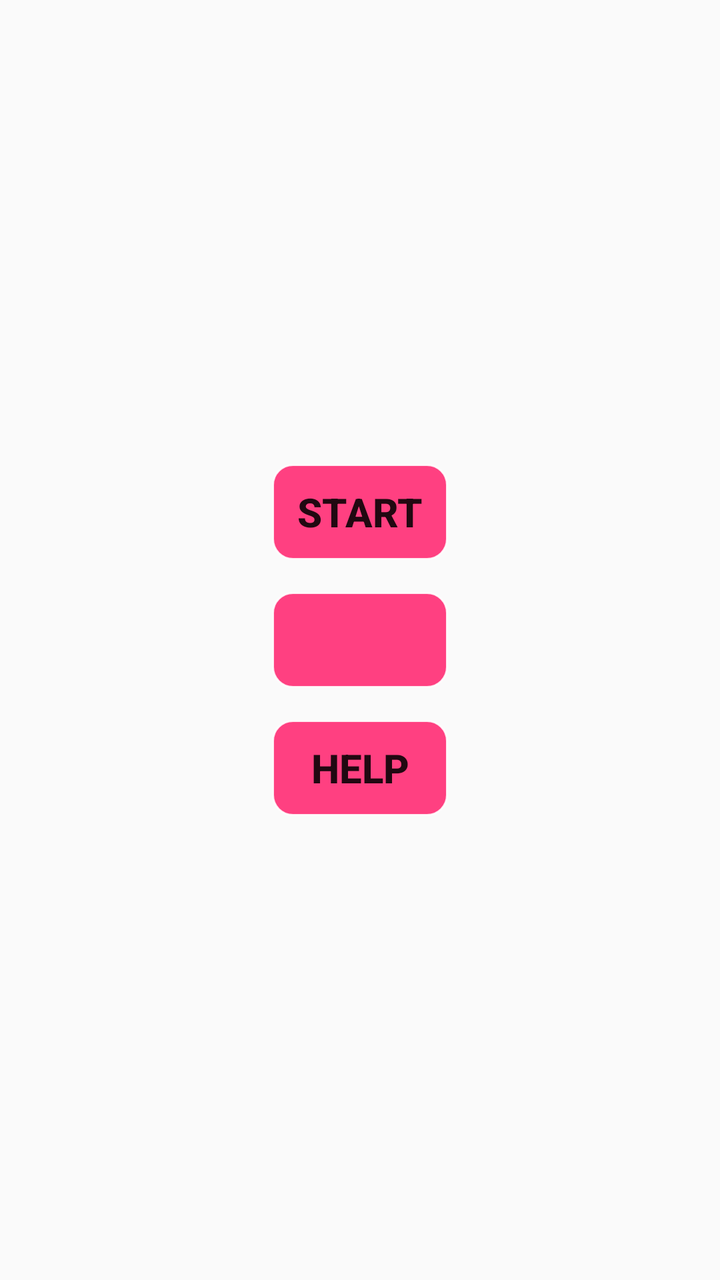
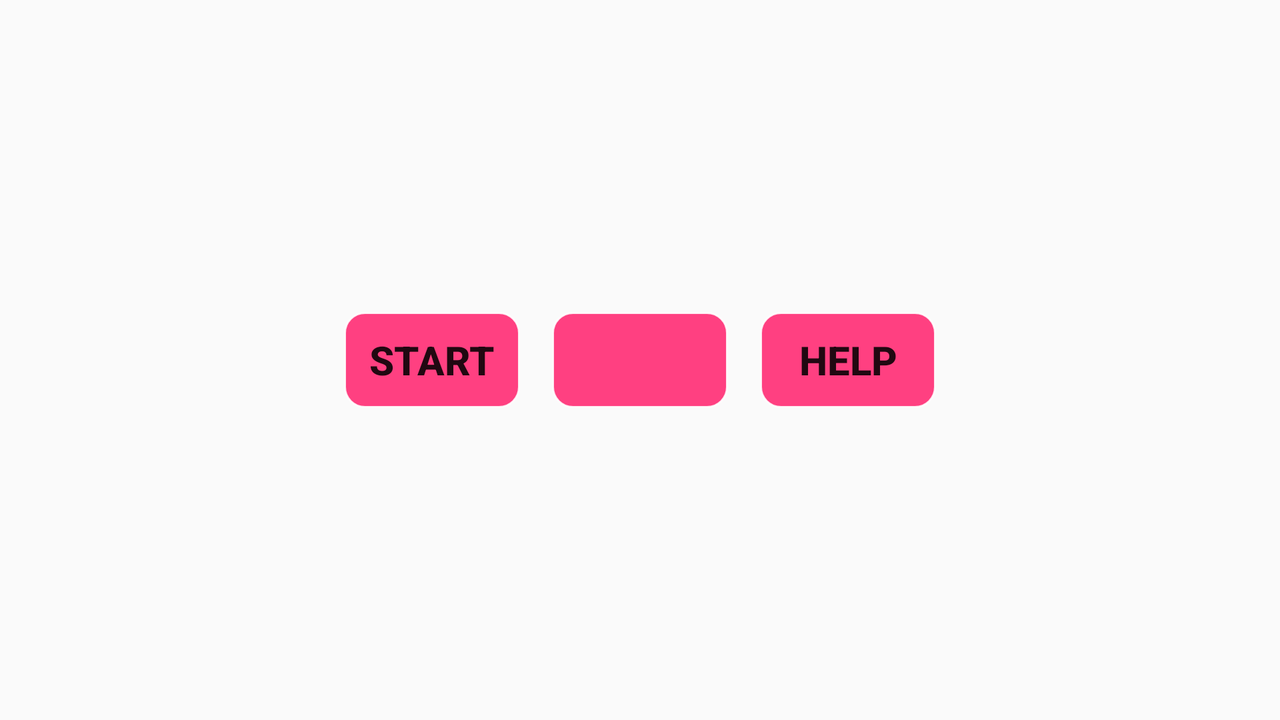

First picture: res/layout/ on a phone held upright. Second picture: the repository's own variant of that layout, on a device whose configuration matches the variant's folder. Source for both follows.
<!-- AndroidManifest.xml: application theme AppTheme -->
<!-- res/layout/menu.xml -->
<?xml version="1.0" encoding="utf-8"?>
<RelativeLayout xmlns:android="http://schemas.android.com/apk/res/android"
    android:orientation="vertical" android:layout_width="match_parent"
    android:layout_height="match_parent">
    <Button
        android:id="@+id/start_button"
        style="@style/MenuButton"
        android:layout_width="wrap_content"
        android:layout_height="wrap_content"
        android:layout_above="@+id/size_button"
        android:layout_centerHorizontal="true"
        android:background="@drawable/round_btn_selector"
        android:text="@string/start" />

    <Button
        android:id="@+id/size_button"
        style="@style/MenuButton"
        android:layout_width="wrap_content"
        android:layout_height="wrap_content"
        android:layout_centerInParent="true"
        android:layout_margin="@dimen/menu_item_margin"
        android:background="@drawable/round_btn_selector" />

    <Button
        android:id="@+id/help_button"
        style="@style/MenuButton"
        android:layout_width="wrap_content"
        android:layout_height="wrap_content"
        android:layout_below="@+id/size_button"
        android:layout_centerHorizontal="true"
        android:layout_centerInParent="true"
        android:background="@drawable/round_btn_selector"
        android:text="@string/help" />
</RelativeLayout>
<!-- resources referenced by this layout -->
<resources>
  <dimen name="menu_item_margin">16dp</dimen>
  <!-- drawable round_btn_selector (drawable) -->
  <?xml version="1.0" encoding="utf-8"?>
  <selector xmlns:android="http://schemas.android.com/apk/res/android">
  
      
      <item android:drawable="@drawable/round_bg_green" android:state_pressed="false" android:state_selected="false"/>
      <item android:drawable="@drawable/round_bg_orange" android:state_pressed="true"/>
      <item android:drawable="@drawable/round_bg_yellow" android:state_pressed="false" android:state_selected="true"/>
  
  </selector>
  <string name="help">HELP</string>
  <string name="start">START</string>
  <style name="MenuButton">
          <item name="android:textSize">@dimen/splash_menu_size</item>
          <item name="android:textStyle">bold</item>
      </style>
  <style name="AppTheme" parent="Theme.AppCompat.Light.DarkActionBar">
          
          <item name="colorPrimary">@color/colorPrimary</item>
          <item name="colorPrimaryDark">@color/colorPrimaryDark</item>
          <item name="colorAccent">@color/colorAccent</item>
      </style>
  <!-- drawable round_bg_green (drawable) -->
  <?xml version="1.0" encoding="utf-8"?>
  <shape xmlns:android="http://schemas.android.com/apk/res/android"
      android:padding="10dp"
      android:shape="rectangle" >
  
      
      <solid android:color="@color/colorAccent" />
      <stroke android:color="@color/colorTileBorder"
          android:width="1dp"/>
  
      <corners
          android:bottomLeftRadius="10dp"
          android:bottomRightRadius="10dp"
          android:topLeftRadius="10dp"
          android:topRightRadius="10dp" />
  
  
  
  
  
  
  
  </shape>
  <!-- drawable round_bg_orange (drawable) -->
  <?xml version="1.0" encoding="utf-8"?>
  <shape xmlns:android="http://schemas.android.com/apk/res/android"
      android:padding="10dp"
      android:shape="rectangle" >
  
      
      <solid android:color="#D0FFC445" />
      <stroke android:color="@color/colorTileBorder"
          android:width="1dp"/>
      <corners
          android:bottomLeftRadius="10dp"
          android:bottomRightRadius="10dp"
          android:topLeftRadius="10dp"
          android:topRightRadius="10dp" />
  
  
  
  
  
  
  
  </shape>
  <!-- drawable round_bg_yellow (drawable) -->
  <?xml version="1.0" encoding="utf-8"?>
  <shape xmlns:android="http://schemas.android.com/apk/res/android"
      android:padding="10dp"
      android:shape="rectangle" >
  
      
      <solid android:color="#F0ffff00" />
      <stroke android:color="@color/colorTileBorder"
          android:width="1dp"/>
      <corners
          android:bottomLeftRadius="10dp"
          android:bottomRightRadius="10dp"
          android:topLeftRadius="10dp"
          android:topRightRadius="10dp" />
  
  
  
  
  
  
  
  </shape>
  <dimen name="splash_menu_size">20sp</dimen>
  <color name="colorPrimary">#3F51B5</color>
  <color name="colorPrimaryDark">#303F9F</color>
  <color name="colorAccent">#FF4081</color>
  <color name="colorTileBorder">#E0FFFFFF</color>
</resources>
<!-- res/layout-land/menu.xml (the repository's variant of the layout above) -->
<!-- drawn on the phone turned sideways -->
<?xml version="1.0" encoding="utf-8"?>
<RelativeLayout xmlns:android="http://schemas.android.com/apk/res/android"
    android:layout_width="match_parent"
    android:layout_height="match_parent">

    <Button
        android:id="@+id/start_button"
        style="@style/MenuButton"
        android:layout_width="wrap_content"
        android:layout_height="wrap_content"
        android:layout_centerVertical="true"
        android:layout_toLeftOf="@+id/size_button"
        android:background="@drawable/round_btn_selector"
        android:text="@string/start" />

    <Button
        android:id="@+id/size_button"
        style="@style/MenuButton"
        android:layout_width="wrap_content"
        android:layout_height="wrap_content"
        android:layout_centerInParent="true"
        android:layout_margin="@dimen/menu_item_margin"
        android:background="@drawable/round_btn_selector" />

    <Button
        android:id="@+id/help_button"
        style="@style/MenuButton"
        android:layout_width="wrap_content"
        android:layout_height="wrap_content"
        android:layout_centerVertical="true"
        android:layout_toRightOf="@+id/size_button"
        android:background="@drawable/round_btn_selector"
        android:text="@string/help" />
</RelativeLayout>
